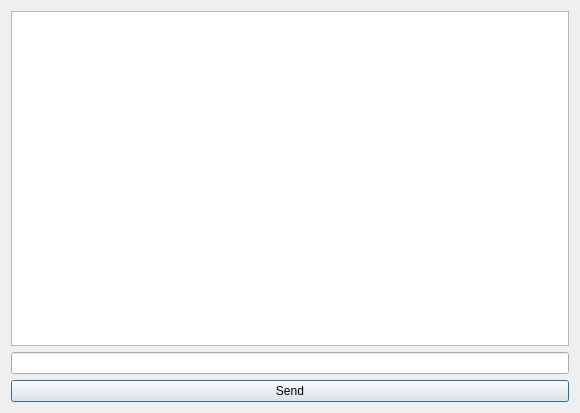
<?xml version="1.0" encoding="UTF-8"?>
<ui version="4.0">
 <class>chat</class>
 <widget class="QDialog" name="chat">
  <property name="geometry">
   <rect>
    <x>0</x>
    <y>0</y>
    <width>580</width>
    <height>413</height>
   </rect>
  </property>
  <property name="windowTitle">
   <string>Dialog</string>
  </property>
  <layout class="QVBoxLayout" name="verticalLayout_2">
   <item>
    <layout class="QVBoxLayout" name="verticalLayout">
     <item>
      <widget class="QTextBrowser" name="textBrowser"/>
     </item>
     <item>
      <widget class="QLineEdit" name="lineEdit"/>
     </item>
     <item>
      <widget class="QPushButton" name="sendButton">
       <property name="text">
        <string>Send</string>
       </property>
      </widget>
     </item>
    </layout>
   </item>
  </layout>
 </widget>
 <resources/>
 <connections/>
</ui>
